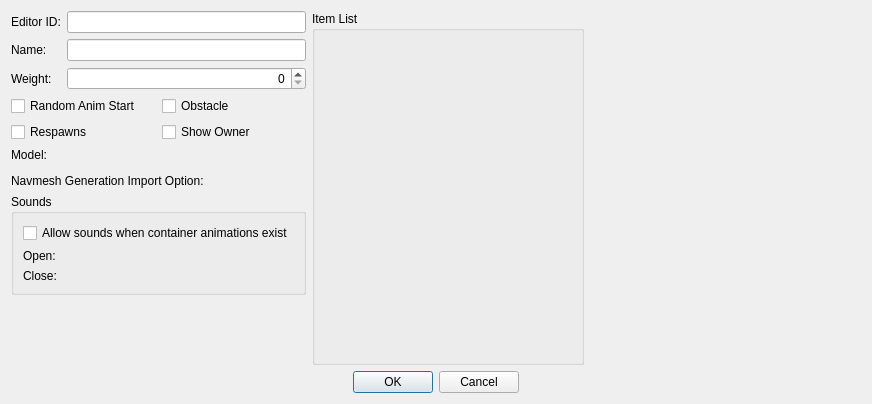
<?xml version="1.0" encoding="UTF-8"?>
<ui version="4.0">
 <class>FormDialogContainer</class>
 <widget class="QDialog" name="FormDialogContainer">
  <property name="geometry">
   <rect>
    <x>0</x>
    <y>0</y>
    <width>872</width>
    <height>404</height>
   </rect>
  </property>
  <property name="windowTitle">
   <string>Container</string>
  </property>
  <layout class="QGridLayout" name="gridLayout" columnstretch="1,1,1">
   <item row="0" column="0">
    <layout class="QGridLayout" name="leftCol">
     <item row="5" column="0" colspan="2">
      <widget class="DKFormDestructionDataButton" name="destructionData"/>
     </item>
     <item row="1" column="1">
      <widget class="QLineEdit" name="name"/>
     </item>
     <item row="0" column="0">
      <widget class="QLabel" name="label">
       <property name="text">
        <string>Editor ID:</string>
       </property>
       <property name="buddy">
        <cstring>editorID</cstring>
       </property>
      </widget>
     </item>
     <item row="4" column="1">
      <widget class="DKFormNIFPicker" name="model"/>
     </item>
     <item row="4" column="0">
      <widget class="QLabel" name="label_4">
       <property name="text">
        <string>Model:</string>
       </property>
       <property name="buddy">
        <cstring>model</cstring>
       </property>
      </widget>
     </item>
     <item row="0" column="1">
      <widget class="QLineEdit" name="editorID"/>
     </item>
     <item row="2" column="1">
      <widget class="QSpinBox" name="weight">
       <property name="alignment">
        <set>Qt::AlignRight|Qt::AlignTrailing|Qt::AlignVCenter</set>
       </property>
      </widget>
     </item>
     <item row="6" column="0" colspan="2">
      <layout class="QHBoxLayout" name="horizontalLayout">
       <item>
        <widget class="QLabel" name="label_5">
         <property name="text">
          <string>Navmesh Generation Import Option:</string>
         </property>
        </widget>
       </item>
       <item>
        <widget class="DKNavmeshGenerationImportOptionPicker" name="navmeshGeneration"/>
       </item>
      </layout>
     </item>
     <item row="3" column="0" colspan="2">
      <layout class="QGridLayout" name="gridLayout_2">
       <item row="0" column="0">
        <widget class="QCheckBox" name="flagRandomAnimStart">
         <property name="text">
          <string>Random Anim Start</string>
         </property>
        </widget>
       </item>
       <item row="0" column="1">
        <widget class="QCheckBox" name="flagObstacle">
         <property name="text">
          <string>Obstacle</string>
         </property>
        </widget>
       </item>
       <item row="1" column="0">
        <widget class="QCheckBox" name="flagRespawns">
         <property name="text">
          <string>Respawns</string>
         </property>
        </widget>
       </item>
       <item row="1" column="1">
        <widget class="QCheckBox" name="flagShowOwner">
         <property name="text">
          <string>Show Owner</string>
         </property>
        </widget>
       </item>
      </layout>
     </item>
     <item row="1" column="0">
      <widget class="QLabel" name="label_2">
       <property name="text">
        <string>Name:</string>
       </property>
       <property name="buddy">
        <cstring>name</cstring>
       </property>
      </widget>
     </item>
     <item row="2" column="0">
      <widget class="QLabel" name="label_3">
       <property name="text">
        <string>Weight:</string>
       </property>
       <property name="buddy">
        <cstring>weight</cstring>
       </property>
      </widget>
     </item>
     <item row="8" column="0" colspan="2">
      <spacer name="verticalSpacer">
       <property name="orientation">
        <enum>Qt::Vertical</enum>
       </property>
       <property name="sizeHint" stdset="0">
        <size>
         <width>20</width>
         <height>0</height>
        </size>
       </property>
      </spacer>
     </item>
     <item row="7" column="0" colspan="2">
      <widget class="QGroupBox" name="groupBox">
       <property name="title">
        <string>Sounds</string>
       </property>
       <layout class="QGridLayout" name="gridLayout_3">
        <item row="1" column="0" colspan="2">
         <widget class="QCheckBox" name="flagSoundsEvenWhenAnims">
          <property name="text">
           <string>Allow sounds when container animations exist</string>
          </property>
         </widget>
        </item>
        <item row="3" column="0">
         <widget class="QLabel" name="label_7">
          <property name="text">
           <string>Close:</string>
          </property>
          <property name="buddy">
           <cstring>soundClose</cstring>
          </property>
         </widget>
        </item>
        <item row="2" column="0">
         <widget class="QLabel" name="label_6">
          <property name="text">
           <string>Open:</string>
          </property>
          <property name="buddy">
           <cstring>soundOpen</cstring>
          </property>
         </widget>
        </item>
        <item row="3" column="1">
         <widget class="DKFormPicker" name="soundClose"/>
        </item>
        <item row="2" column="1">
         <widget class="DKFormPicker" name="soundOpen"/>
        </item>
       </layout>
      </widget>
     </item>
    </layout>
   </item>
   <item row="1" column="0" colspan="3">
    <layout class="QHBoxLayout" name="buttonsLayout">
     <item>
      <spacer name="horizontalSpacer">
       <property name="orientation">
        <enum>Qt::Horizontal</enum>
       </property>
       <property name="sizeHint" stdset="0">
        <size>
         <width>40</width>
         <height>20</height>
        </size>
       </property>
      </spacer>
     </item>
     <item>
      <widget class="QPushButton" name="buttonOK">
       <property name="text">
        <string>OK</string>
       </property>
      </widget>
     </item>
     <item>
      <widget class="QPushButton" name="buttonCancel">
       <property name="text">
        <string>Cancel</string>
       </property>
      </widget>
     </item>
     <item>
      <spacer name="horizontalSpacer_2">
       <property name="orientation">
        <enum>Qt::Horizontal</enum>
       </property>
       <property name="sizeHint" stdset="0">
        <size>
         <width>40</width>
         <height>20</height>
        </size>
       </property>
      </spacer>
     </item>
    </layout>
   </item>
   <item row="0" column="1">
    <layout class="QVBoxLayout" name="centerCol">
     <item>
      <widget class="QGroupBox" name="groupBox_2">
       <property name="title">
        <string>Item List</string>
       </property>
      </widget>
     </item>
    </layout>
   </item>
   <item row="0" column="2">
    <layout class="QVBoxLayout" name="rightCol">
     <item>
      <widget class="DKPapyrusBoundScriptListPane" name="scriptListPane"/>
     </item>
    </layout>
   </item>
  </layout>
 </widget>
 <customwidgets>
  <customwidget>
   <class>DKFormPicker</class>
   <extends>QWidget</extends>
   <header>widgets/DKFormPicker.h</header>
  </customwidget>
  <customwidget>
   <class>DKFormDestructionDataButton</class>
   <extends>QWidget</extends>
   <header>widgets/DKFormDestructionDataButton.h</header>
  </customwidget>
  <customwidget>
   <class>DKPapyrusBoundScriptListPane</class>
   <extends>QWidget</extends>
   <header>widgets/DKPapyrusBoundScriptListPane.h</header>
  </customwidget>
  <customwidget>
   <class>DKNavmeshGenerationImportOptionPicker</class>
   <extends>QWidget</extends>
   <header>widgets/DKNavmeshGenerationImportOptionPicker.h</header>
  </customwidget>
  <customwidget>
   <class>DKFormNIFPicker</class>
   <extends>QWidget</extends>
   <header>widgets/DKFormNIFPicker.h</header>
  </customwidget>
 </customwidgets>
 <tabstops>
  <tabstop>editorID</tabstop>
  <tabstop>name</tabstop>
  <tabstop>weight</tabstop>
  <tabstop>flagRandomAnimStart</tabstop>
  <tabstop>flagObstacle</tabstop>
  <tabstop>flagRespawns</tabstop>
  <tabstop>flagShowOwner</tabstop>
  <tabstop>model</tabstop>
  <tabstop>destructionData</tabstop>
  <tabstop>flagSoundsEvenWhenAnims</tabstop>
  <tabstop>soundOpen</tabstop>
  <tabstop>soundClose</tabstop>
  <tabstop>scriptListPane</tabstop>
  <tabstop>buttonOK</tabstop>
  <tabstop>buttonCancel</tabstop>
 </tabstops>
 <resources/>
 <connections/>
</ui>
